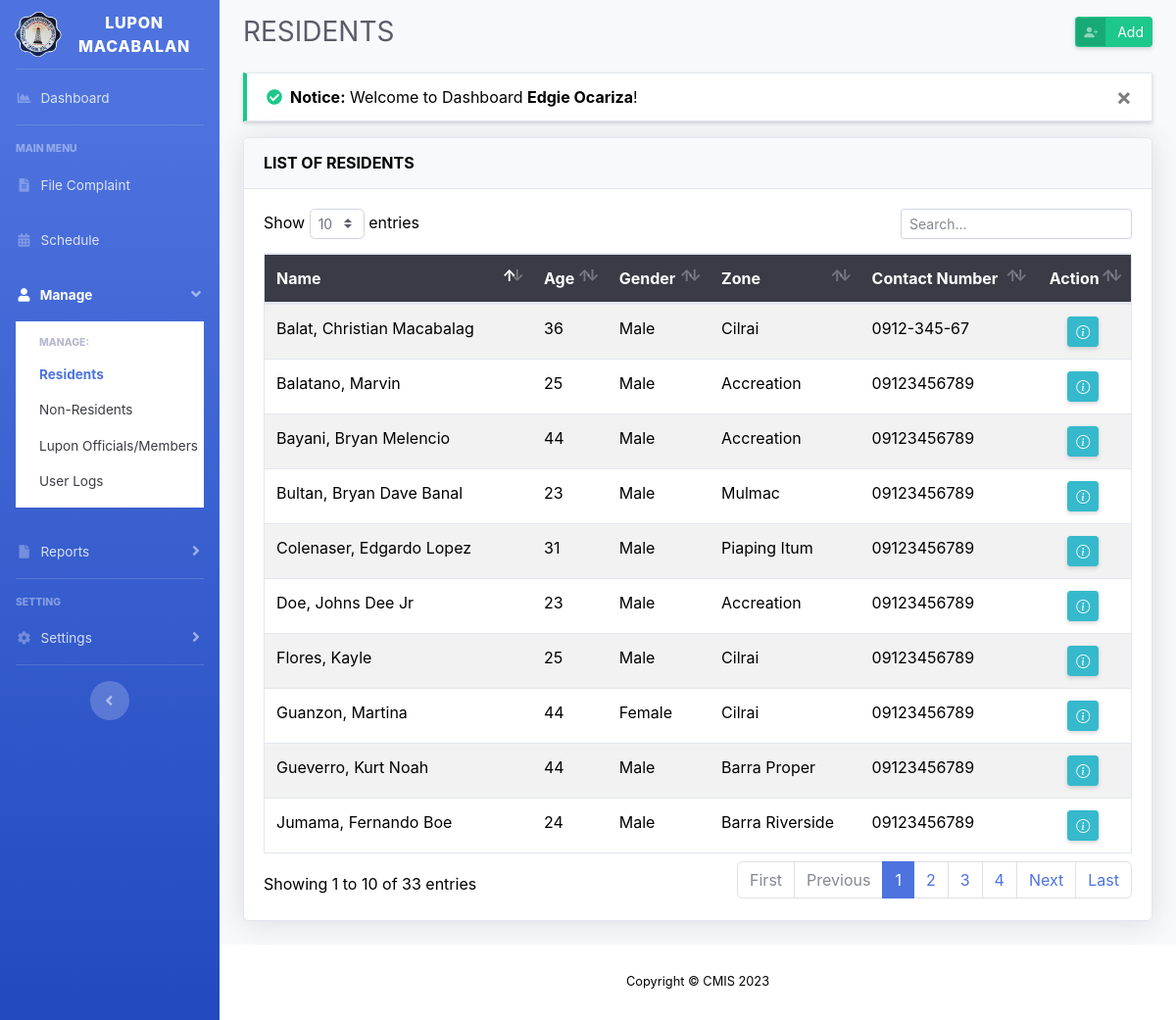
Page /residents.php (signed in) on the committed database.
### tables this page shows
CREATE TABLE `tbl_residents` (
  `res_id` int(15) unsigned NOT NULL AUTO_INCREMENT,
  `res_fname` varchar(50) NOT NULL,
  `res_mname` varchar(50) NOT NULL,
  `res_lname` varchar(50) NOT NULL,
  `res_suffix` varchar(5) NOT NULL,
  `res_birthday` date NOT NULL,
  `res_age` int(3) NOT NULL,
  `res_gender` text NOT NULL,
  `res_cstatus` text NOT NULL,
  `zone_id` int(11) NOT NULL,
  `res_contact` varchar(11) NOT NULL,
  `res_regDateTime` timestamp NOT NULL DEFAULT current_timestamp(),
  `res_moddatetime` timestamp NOT NULL DEFAULT current_timestamp() ON UPDATE current_timestamp(),
  PRIMARY KEY (`res_id`),
  KEY `zone_id` (`zone_id`)
);

CREATE TABLE `tbl_zone` (
  `zone_id` int(11) unsigned NOT NULL AUTO_INCREMENT,
  `zone_name` varchar(50) NOT NULL,
  `zone_description` text NOT NULL,
  `zone_regdatetime` timestamp NOT NULL DEFAULT current_timestamp(),
  PRIMARY KEY (`zone_id`)
);

### residents.php (the view, shortened to what this page needs)
<?php
include 'layouts/header.php';
include 'config/connection.php';
$residents = $connection->query("SELECT * FROM tbl_residents");
?>
<div id="content">
	<div class="container-fluid">
		<div class="d-sm-flex align-items-center mb-4">
			<h1 class="h3 mb-0 text-gray-800">RESIDENTS</h1>
			<a href="#" class="d-none d-sm-inline-block ml-auto btn btn-sm btn-success btn-icon-split shadow-sm" data-toggle="modal" data-target="#addResidentModal">
				<span class="icon text-white-50">
					<i class="bi bi-person-plus-fill"></i>
				</span>
				<span class="text">Add</span>
			</a>
		</div>
		<?php include 'config/message.php'; ?>
		<div class="card shadow mb-4">
			<div class="card-header py-3">
              	<h6 class="m-0 font-weight-bold">LIST OF RESIDENTS</h6>
            </div>
            <div class="card-body">
            	<div class="table-responsive">
            		<table class="table table-striped border text-dark" id="table_asc" width="100%">
            			<thead class="bg-gray-900 text-white">
            				<tr>
								<th>Name</th>
								<th>Age</th>
								<th>Gender</th>
								<th>Zone</th>
								<th>Contact Number</th>
								<th class="text-center">Action</th>
            				</tr>
            			</thead>
            			<tbody>
            				<?php
							if ($residents->num_rows > 0) {
								while ($row = $residents->fetch_assoc()) {
									?>
									<tr>
										<td><?= $row['res_lname'] . ', ' . $row['res_fname'] . ' ' . $row['res_mname'] . ' ' . $row['res_suffix'] ?></td>
										<td><?= $row['res_age'] ?></td>
										<td><?= $row['res_gender'] ?></td>
										<td>
											<?php
											$zone = $row['zone_id'];
											$zone_name = "SELECT * FROM tbl_zone WHERE '$zone' = zone_id";
											$zone_name_result = $connection->query($zone_name);
											$zone_data = $zone_name_result->fetch_array();
											echo $zone_data['zone_name'];
											?>
										</td>
										<td><?= $row['res_contact'] ?></td>
										<td class="text-center">
											<a href="view-resident-profile.php?id=<?= $row['res_id'] ?>" class="d-none d-sm-inline-block btn btn-info btn-sm shadow-sm" data-toggle="tooltip" title="View Profile"><i class="bi bi-info-circle"></i></a>
										</td>
									</tr>
									<?php
								}
							}
							?>
            			</tbody>
            		</table>
            	</div>
            </div>
		</div>
	</div>
</div>
<?php
include 'layouts/footer.php';
?>

### layouts/header.php (style rules this page uses)
body { color: black !important; }
#content { margin-top: 1rem; }
body { background-color: black !important; }
.text-black, table td, table tbody th { color: black !important; }

### rows in the picture
tbl_residents: res_lname "Doe", res_fname "Johns", res_mname "Dee", res_suffix "Jr", res_age "23", res_gender "Male", zone.zone_name "Accreation", res_contact "09123456789"
tbl_residents: res_lname "Bayani", res_fname "Bryan", res_mname "Melencio", res_age "44", res_gender "Male", zone.zone_name "Accreation", res_contact "09123456789"
tbl_residents: res_lname "Balat", res_fname "Christian", res_mname "Macabalag", res_age "36", res_gender "Male", zone.zone_name "Cilrai", res_contact "0912-345-67"
tbl_residents: res_lname "Flores", res_fname "Kayle", res_age "25", res_gender "Male", zone.zone_name "Cilrai", res_contact "09123456789"
tbl_residents: res_lname "Guanzon", res_fname "Martina", res_age "44", res_gender "Female", zone.zone_name "Cilrai", res_contact "09123456789"
tbl_residents: res_lname "Balatano", res_fname "Marvin", res_age "25", res_gender "Male", zone.zone_name "Accreation", res_contact "09123456789"
tbl_residents: res_lname "Gueverro", res_fname "Kurt Noah", res_age "44", res_gender "Male", zone.zone_name "Barra Proper", res_contact "09123456789"
tbl_residents: res_lname "Colenaser", res_fname "Edgardo", res_mname "Lopez", res_age "31", res_gender "Male", zone.zone_name "Piaping Itum", res_contact "09123456789"
tbl_residents: res_lname "Bultan", res_fname "Bryan Dave", res_mname "Banal", res_age "23", res_gender "Male", zone.zone_name "Mulmac", res_contact "09123456789"
tbl_residents: res_lname "Jumama", res_fname "Fernando", res_mname "Boe", res_age "24", res_gender "Male", zone.zone_name "Barra Riverside", res_contact "09123456789"

### other values in the picture
$_SESSION['message_success'] "Welcome to Dashboard Edgie Ocariza !"
